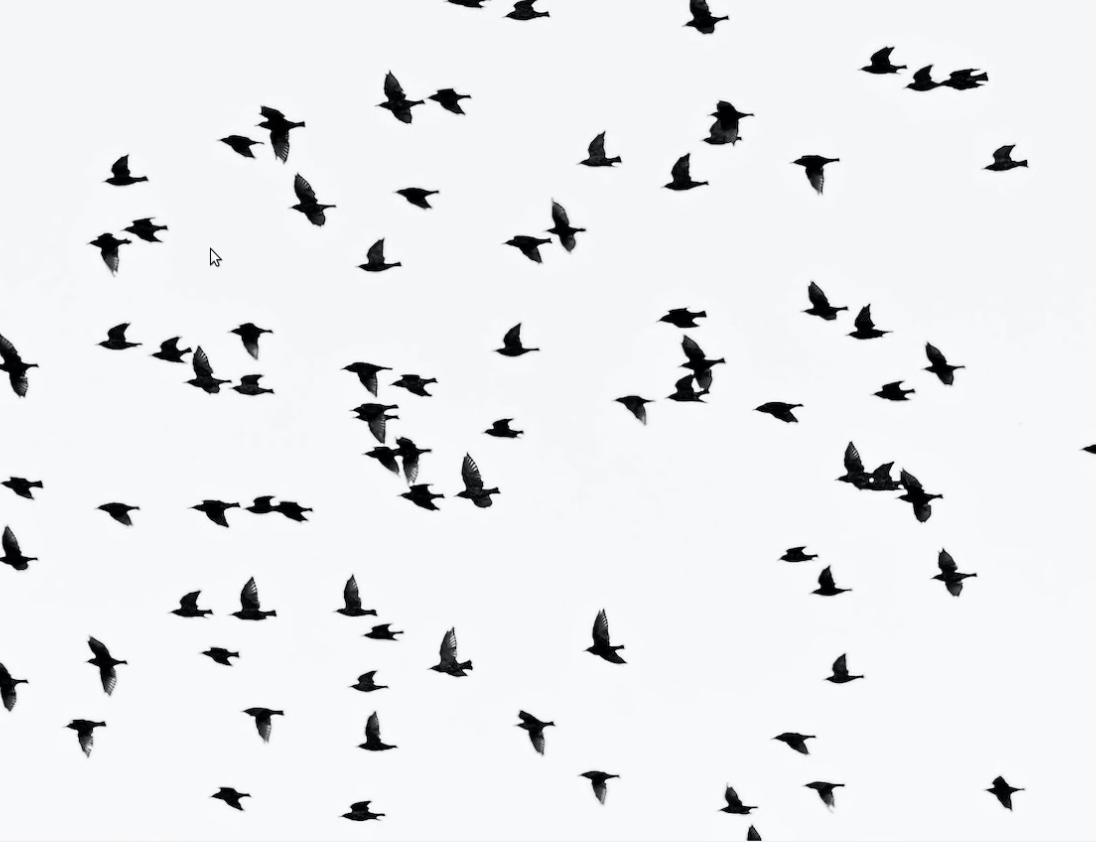
#> input picture assets/birds.png, 1096 x 842 px
$ python contours.py
#> lines starting #> are read from the running program, lines starting #| are printed output that depends on the picture; after the words box and inside, x2 and y2 are one past the last pixel; in counts of white or black regions, pixels touching at a corner belong together
import os
import cv2

# read image
img = cv2.imread('../assets/birds.png')
#> img is the input picture: shape (842, 1096, 3); mean B, G, R 237.3, 235.4, 234.3
img_gray = cv2.cvtColor(img, cv2.COLOR_BGR2GRAY)
ret, birds = cv2.threshold(img_gray, 127, 255, cv2.THRESH_BINARY_INV)
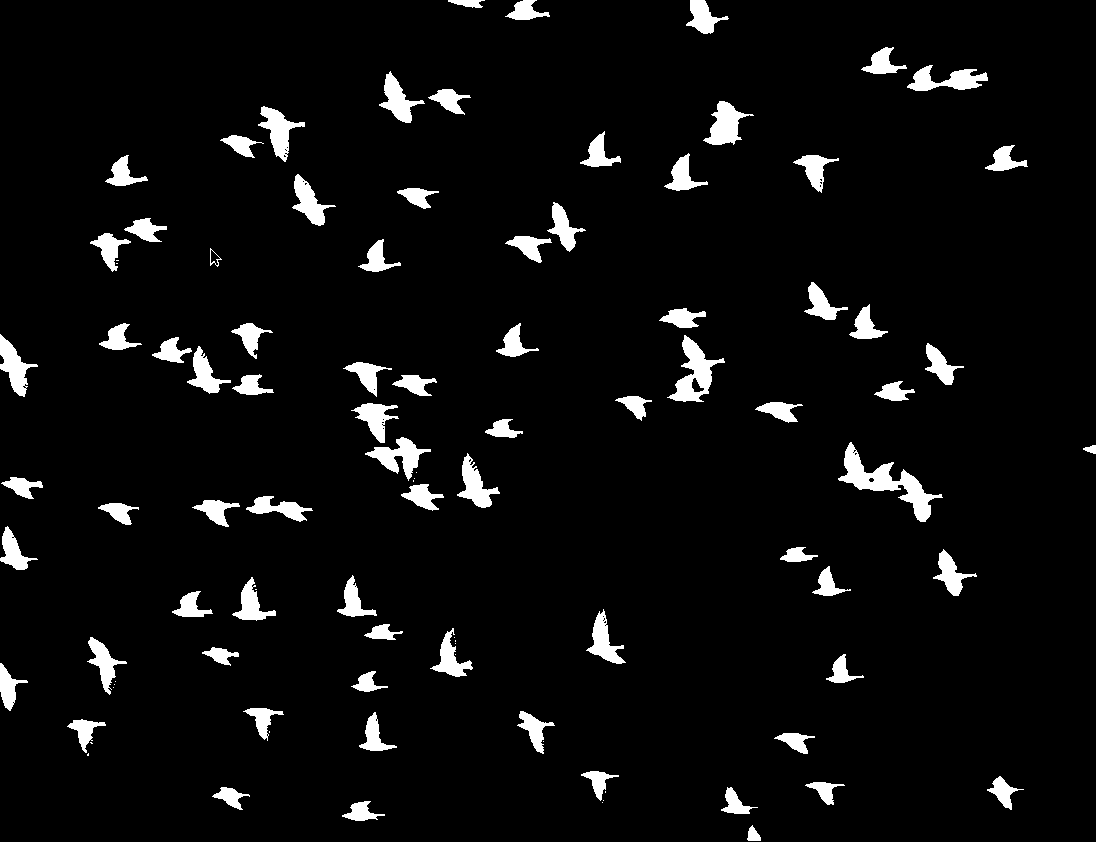
#> birds: shape (842, 1096); 5.1% white; 98 white regions (20 under 20 px)
contours, hierarchy = cv2.findContours(birds, cv2.RETR_TREE, cv2.CHAIN_APPROX_SIMPLE)
#> contours = 131 contours, 50 with area under 20; largest, box (x1, y1, x2, y2) and area: (838, 442, 943, 522) 2099, (667, 335, 725, 402) 1459, (703, 101, 754, 145) 994, (365, 437, 431, 481) 992, (907, 65, 988, 91) 954
for cnt in contours:
   if cv2.contourArea(cnt) > 200:
    #   cv2.drawContours(img, cnt, -1,  (0, 255, 0), 3)
    x1, y1, w, h = cv2.boundingRect(cnt)
    cv2.rectangle(img, (x1, y1), (x1 + w, y1 + h), (0, 255, 0), 3)
#> this loop made 131 passes
#> (x1, y1, w, h) on passes 3, 6, 7, 8, 9, 10, 14, 16, 17, 19, 20, 25: (342, 801, 43, 20), (721, 787, 37, 27), (212, 787, 38, 23), (805, 782, 40, 23), (987, 776, 37, 34), (581, 771, 38, 30), (774, 733, 41, 21), (67, 719, 39, 34), (359, 712, 38, 39), (517, 711, 38, 43), (243, 708, 41, 33), (351, 671, 37, 21)
#> cnt on passes 2, 4, 5, 11, 12, 13: [[602, 802]], [[603, 800]], [[605, 791], [605, 792]], [[88, 753], [87, 754], [87, 755], [88, 755]], [[90, 742], [91, 743], [92, 743], [91, 742]], [[543, 741]]
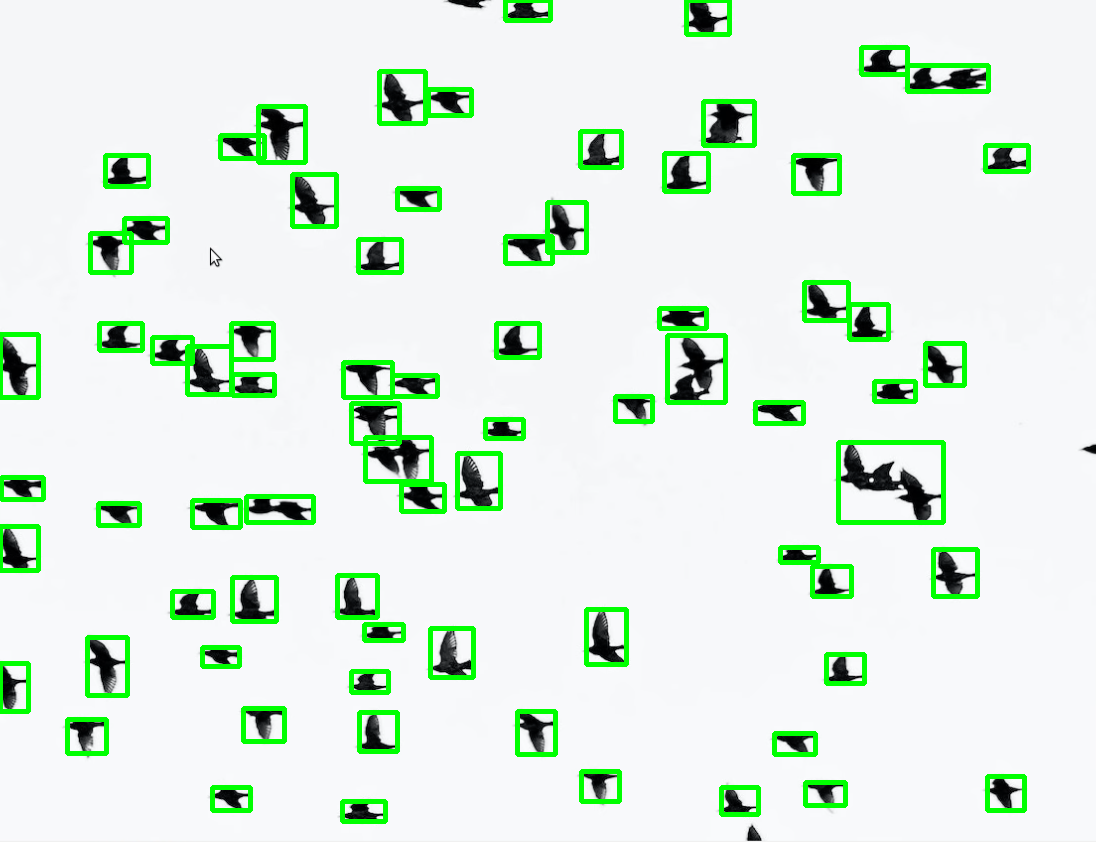
#> img: shape (842, 1096, 3); 6.03% of pixels changed, all inside (x1, y1, x2, y2) = (0, 0, 1031, 824)
# visualize image
cv2.imshow('frame', img)

cv2.waitKey(0)
